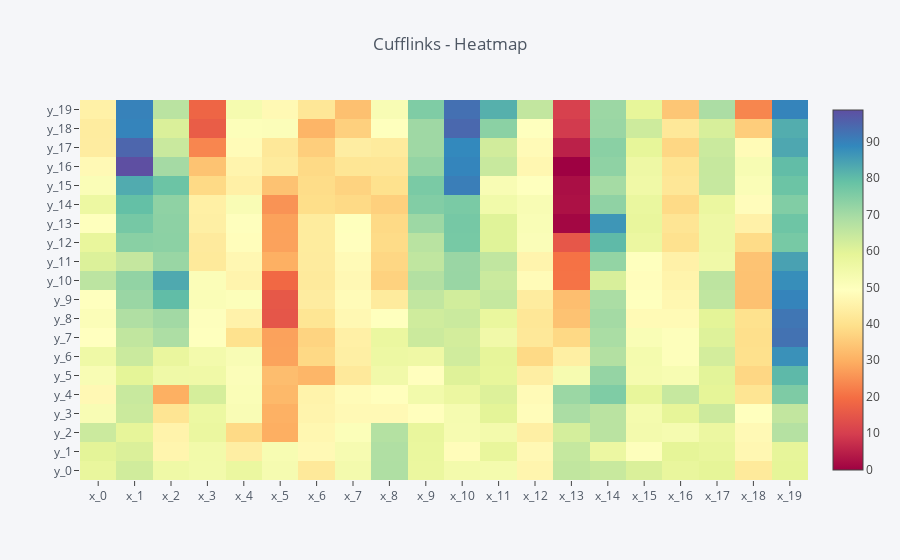

Write notebook code for a chart like this one.
### Code cell
iplot(cf.datagen.heatmap(20,20).iplot(asFigure=True,
                                      kind='heatmap',colorscale='spectral',title='Cufflinks - Heatmap'))

### Figure 1 — Plotly figure (JSON) as saved in the notebook; plotly's stock layout.template omitted (floating-point values rounded to 4 significant figures; data arrays with more than 128 entries replaced by an {"elided": "..."} marker saying what was removed)
{"data": [{"colorscale": [[0, "rgb(158,1,66)"], [0.1, "rgb(213,62,79)"], [0.2, "rgb(244,109,67)"], [0.3, "rgb(253,174,97)"], [0.4, "rgb(254,224,139)"], [0.5, "rgb(255,255,191)"], [0.6, "rgb(230,245,152)"], [0.7, "rgb(171,221,164)"], [0.8, "rgb(102,194,165)"], [0.9, "rgb(50,136,189)"], [1, "rgb(94,79,162)"]], "type": "heatmap", "x": ["x_0", "x_1", "x_2", "x_3", "x_4", "x_5", "x_6", "x_7", "x_8", "x_9", "x_10", "x_11", "x_12", "x_13", "x_14", "x_15", "x_16", "x_17", "x_18", "x_19"], "y": ["y_0", "y_1", "y_2", "y_3", "y_4", "y_5", "y_6", "y_7", "y_8", "y_9", "y_10", "y_11", "y_12", "y_13", "y_14", "y_15", "y_16", "y_17", "y_18", "y_19"], "z": {"elided": "20x20 float values"}}], "layout": {"legend": {"bgcolor": "#F5F6F9", "font": {"color": "#4D5663"}}, "paper_bgcolor": "#F5F6F9", "plot_bgcolor": "#F5F6F9", "title": "Cufflinks - Heatmap", "titlefont": {"color": "#4D5663"}, "xaxis1": {"gridcolor": "#E1E5ED", "showgrid": true, "tickfont": {"color": "#4D5663"}, "title": "", "titlefont": {"color": "#4D5663"}, "zerolinecolor": "#E1E5ED"}, "yaxis1": {"gridcolor": "#E1E5ED", "showgrid": true, "tickfont": {"color": "#4D5663"}, "title": "", "titlefont": {"color": "#4D5663"}, "zerolinecolor": "#E1E5ED"}}}
